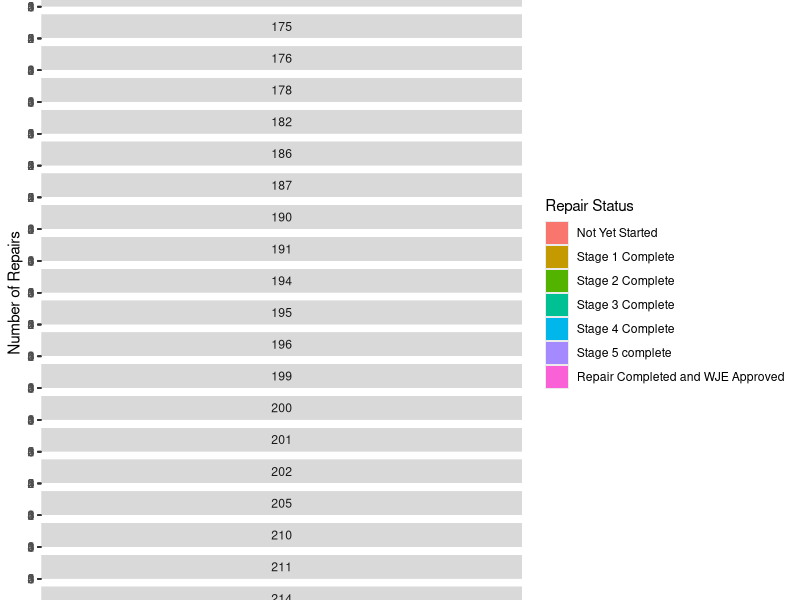

The R source for this figure:
## ---- chunk 1
library(lattice)
library(ggplot2)
library(reshape2)
library(plyr)
haunches <- read.csv("Haunches.csv", header=FALSE)
names(haunches) <- c("bent", "currentRepair", "differentStates","haunch", "haunchid", "id", "inRepairSet", "inspected",  "itemsComplete", "span", "specifiedRepair", "Stage")

haunchesInRepairs <- haunches[haunches$inRepairSet == 1,]
haunchesInRepairs[1,"Stage"] <- 3
haunchesInRepairs[2, "Stage"] <- 4
## ---- chunk 2
repairStagesMelt <- melt(haunchesInRepairs[,c("bent", "Stage", "currentRepair")], id.vars=c("bent", "currentRepair"))
repairStagesMelt$value <- as.factor(repairStagesMelt$value)
repairStagesMelt$value <- revalue(repairStagesMelt$value, c("0"="Not Yet Started", "1"="Stage 1 Complete", "2" = "Stage 2 Complete", "3" = "Stage 3 Complete", "4" = "Stage 4 Complete", "5" = "Stage 5 complete", "6" = "Repair Completed and WJE Approved"))
## ---- chunk 3
ggplot(repairStagesMelt[repairStagesMelt$bent < 220,], aes(x=currentRepair, fill=value)) + geom_bar() + geom_text(aes(y=-0.5, label = currentRepair)) + facet_wrap(~bent, ncol = 1) + xlab("Repair Type") + ylab("Number of Repairs") + labs(fill="Repair Status")
## ---- chunk 4
print("Wide Data Frame Example")
head(haunches)

print("Long Data Frame Example")
melt(head(haunches), id.vars="id")
## ---- chunk 5
#names(septaRepairs)
# histogram(~currentRepair|factor(bent), layout=c(2,52), data = haunches[with(haunches, order(-bent)),], labels=TRUE, type="count")

# ggplot(data=haunchesInRepairs, aes(x=currentRepair, fill=currentRepair)) + geom_histogram() + geom_text(aes(y=-0.5, label=currentRepair)) + stat_bin(binwidth=1, geom="text", aes(label=..count..), vjust=-0.5) + facet_wrap(~bent, ncol=2)

# library(scales)
# haunchesMelt <- melt(haunchesInRepairs[,c("bent", "Stage")], id.vars="bent")
# head(haunchesMelt,10)
# str(haunchesMelt)
# haunchesMelt$value <- as.factor(haunchesMelt$value)
# str(haunchesMelt)

